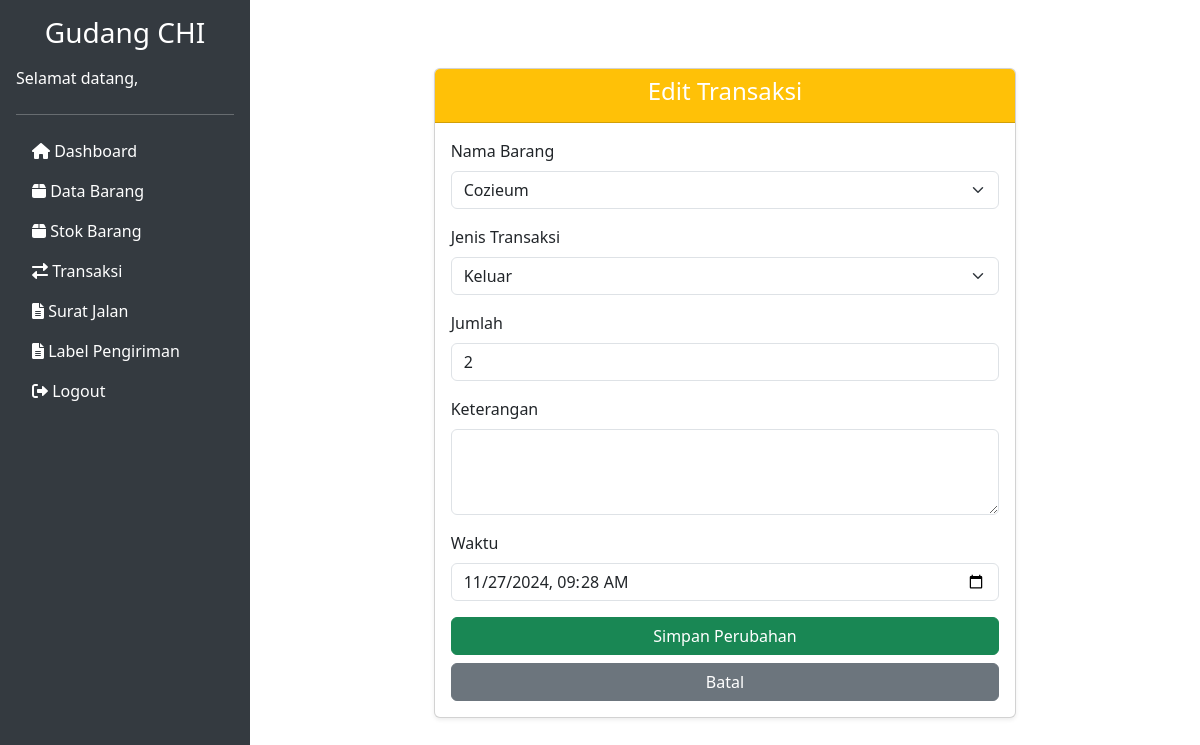
The app's page /transaksi/edit/35 with its own data.
### tables this page shows
CREATE TABLE `transaksi_stok` (
  `id_transaksi` int(11) NOT NULL,
  `id_barang` int(11) NOT NULL,
  `jenis_transaksi` enum('masuk','keluar') NOT NULL,
  `jumlah` int(11) NOT NULL,
  `keterangan` text,
  `waktu` datetime NOT NULL DEFAULT CURRENT_TIMESTAMP,
  `id_transaksi_master` int(11) DEFAULT NULL
);

CREATE TABLE `barang` (
  `id_barang` int(11) NOT NULL,
  `kode_barang` varchar(50) NOT NULL,
  `nama_barang` varchar(100) NOT NULL,
  `stok` int(11) DEFAULT '0',
  `stok_minimum` int(11) NOT NULL,
  `created_at` timestamp NOT NULL DEFAULT CURRENT_TIMESTAMP,
  `updated_at` timestamp NOT NULL DEFAULT CURRENT_TIMESTAMP ON UPDATE CURRENT_TIMESTAMP,
  `berat` decimal(10,2) NOT NULL DEFAULT '0.00'
);

### application/controllers/Transaksi.php (called while the page is built, shortened)
<?php
class Transaksi extends CI_Controller
{
    public function __construct()
    {
        $this->load->model('Stok_model');
        $this->load->model('Transaksi_model');
        $this->load->model('ShippingLabel_model');
    }
    public function edit($id)
    {
        $this->load->model('Transaksi_model');
        $this->load->model('Stok_model');
        $data['transaksi'] = $this->Transaksi_model->get_transaksi_by_id($id);
        $data['barang'] = $this->Stok_model->get_all_barang();
        $this->load->view('transaksi/edit_transaksi', $data);
    }
}

### index.php (called while the page is built, shortened)
<?php
require_once BASEPATH.'core/CodeIgniter.php';

### application/models/Transaksi_model.php (called while the page is built, shortened)
<?php
class Transaksi_model extends CI_Model
{
    public function get_transaksi_by_id($id)
    {
        $this->db->where('id_transaksi', $id);
        $query = $this->db->get('transaksi_stok');
        return $query->row();
    }
}

### application/models/Stok_model.php (called while the page is built, shortened)
<?php
class Stok_model extends CI_Model {
    public function get_all_barang()
{
    $query = $this->db->get('barang');
    return $query->result();
}
}

### application/views/transaksi/edit_transaksi.php (the view, shortened to what this page needs)
<div class="container mt-5">
    <div class="row justify-content-center">
        <div class="col-md-8">
            <div class="card shadow-sm">
                <div class="card-header bg-warning text-white text-center">
                    <h4>Edit Transaksi</h4>
                </div>
                <div class="card-body">
                    <form action="<?= base_url('transaksi/update/' . $transaksi->id_transaksi); ?>" method="post">
                        <div class="form-group mb-3">
                            <label for="nama_barang" class="form-label">Nama Barang</label>
                            <select name="id_barang" id="nama_barang" class="form-select" required>
                                <?php foreach ($barang as $b) : ?>
                                    <option value="<?= $b->id_barang; ?>" <?= $b->id_barang == $transaksi->id_barang ? 'selected' : ''; ?>>
                                        <?= $b->nama_barang; ?>
                                    </option>
                                <?php endforeach; ?>
                            </select>
                        </div>
                        <div class="form-group mb-3">
                            <label for="jenis_transaksi" class="form-label">Jenis Transaksi</label>
                            <select name="jenis_transaksi" id="jenis_transaksi" class="form-select" required>
                                <option value="keluar" <?= $transaksi->jenis_transaksi == 'keluar' ? 'selected' : ''; ?>>Keluar</option>
                            </select>
                        </div>
                        <div class="form-group mb-3">
                            <label for="jumlah" class="form-label">Jumlah</label>
                            <input type="number" name="jumlah" id="jumlah" class="form-control" value="<?= $transaksi->jumlah; ?>" required>
                        </div>
                        <div class="form-group mb-3">
                            <label for="keterangan" class="form-label">Keterangan</label>
                            <textarea name="keterangan" id="keterangan" rows="3" class="form-control"><?= $transaksi->keterangan; ?></textarea>
                        </div>
                        <div class="form-group mb-3">
                            <label for="waktu" class="form-label">Waktu</label>
                            <input type="datetime-local" name="waktu" id="waktu" class="form-control"
                                   value="<?= date('Y-m-d\TH:i', strtotime($transaksi->waktu)); ?>" required>
                        </div>
                        <div class="d-grid gap-2">
                            <button type="submit" class="btn btn-success">Simpan Perubahan</button>
                            <a href="<?= base_url('transaksi'); ?>" class="btn btn-secondary">Batal</a>
                        </div>
                    </form>
                </div>
            </div>
        </div>
    </div>
</div>

### application/views/templates/header.php (style rules this page uses)
body { display: flex; }

### records on screen
transaksi_stok: id_barang "Cozieum", jenis_transaksi "Keluar", jumlah "2", waktu "11/27/2024 09:28"
